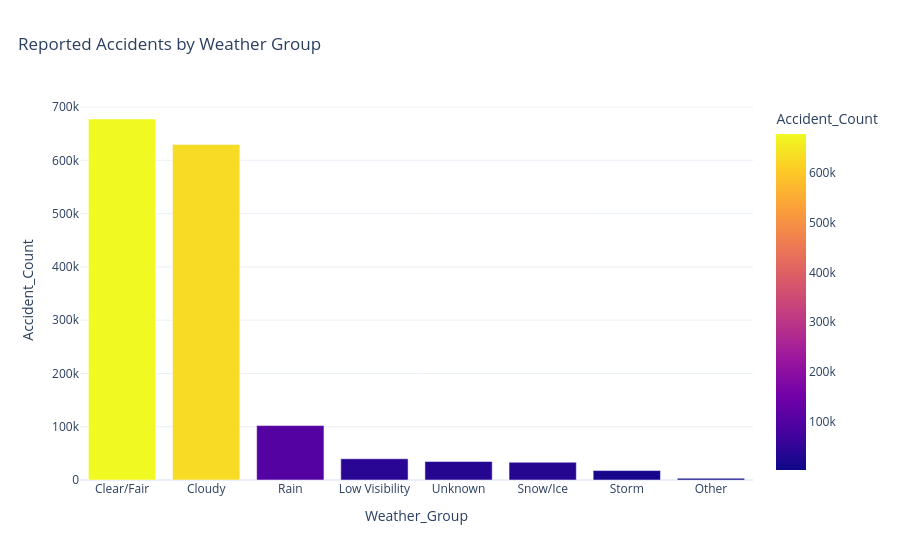

Notebook code cell kept with this figure:
### Markdown cell above
### Weather

Weather accident counts show how frequently conditions appear among reported accidents; they do not estimate weather-related risk. The dataset does not provide the total number of hours, days, trips, or miles driven under each weather condition. Numeric summaries therefore report their valid row counts and do not remove an otherwise useful accident when one weather measurement is missing.

### Code cell
fig = px.bar(
    weather_group_counts,
    x='Weather_Group',
    y='Accident_Count',
    color='Accident_Count',
    title='Reported Accidents by Weather Group',
)
present_figure(fig, '09_weather_groups.html')

print('Five most common original conditions inside each weather group')
display(weather_condition_audit)

fig = px.bar(
    day_night_counts,
    x='Sunrise_Sunset',
    y='Accident_Count',
    color='Sunrise_Sunset',
    title='Reported Accidents During Day and Night',
)
present_figure(fig, '10_day_night.html')

weather_plot = weather_by_severity.with_columns(
    pl.col('Severity').cast(pl.Utf8).alias('Severity_Label')
)
display(weather_plot)

fig = px.bar(
    weather_plot,
    x='Severity_Label',
    y='Median',
    color='Severity_Label',
    facet_col='Metric',
    facet_col_wrap=2,
    hover_data=['Valid_Rows', 'Q1', 'Q3'],
    title='Median Recorded Weather Measurements by Severity',
    labels={'Severity_Label': 'Severity'},
)
fig.update_yaxes(matches=None, showticklabels=True)
present_figure(fig, '11_numeric_weather.html')

### Figure 1 — Plotly figure (JSON) as saved in the notebook; plotly's stock layout.template omitted (floating-point values rounded to 4 significant figures)
{"data": [{"hovertemplate": "Weather_Group=%{x}<br>Accident_Count=%{marker.color}<extra></extra>", "legendgroup": "", "marker": {"color": [677605, 629883, 102170, 39884, 34773, 33325, 17729, 3263], "coloraxis": "coloraxis", "pattern": {"shape": ""}}, "name": "", "orientation": "v", "showlegend": false, "textposition": "auto", "type": "bar", "x": ["Clear/Fair", "Cloudy", "Rain", "Low Visibility", "Unknown", "Snow/Ice", "Storm", "Other"], "xaxis": "x", "y": [677605, 629883, 102170, 39884, 34773, 33325, 17729, 3263], "yaxis": "y"}], "layout": {"barmode": "relative", "coloraxis": {"colorbar": {"title": {"text": "Accident_Count"}}, "colorscale": [[0, "#0d0887"], [0.1111, "#46039f"], [0.2222, "#7201a8"], [0.3333, "#9c179e"], [0.4444, "#bd3786"], [0.5556, "#d8576b"], [0.6667, "#ed7953"], [0.7778, "#fb9f3a"], [0.8889, "#fdca26"], [1, "#f0f921"]]}, "legend": {"tracegroupgap": 0}, "title": {"text": "Reported Accidents by Weather Group", "x": 0.02}, "xaxis": {"anchor": "y", "domain": [0, 1], "title": {"text": "Weather_Group"}}, "yaxis": {"anchor": "x", "domain": [0, 1], "title": {"text": "Accident_Count"}}}}
